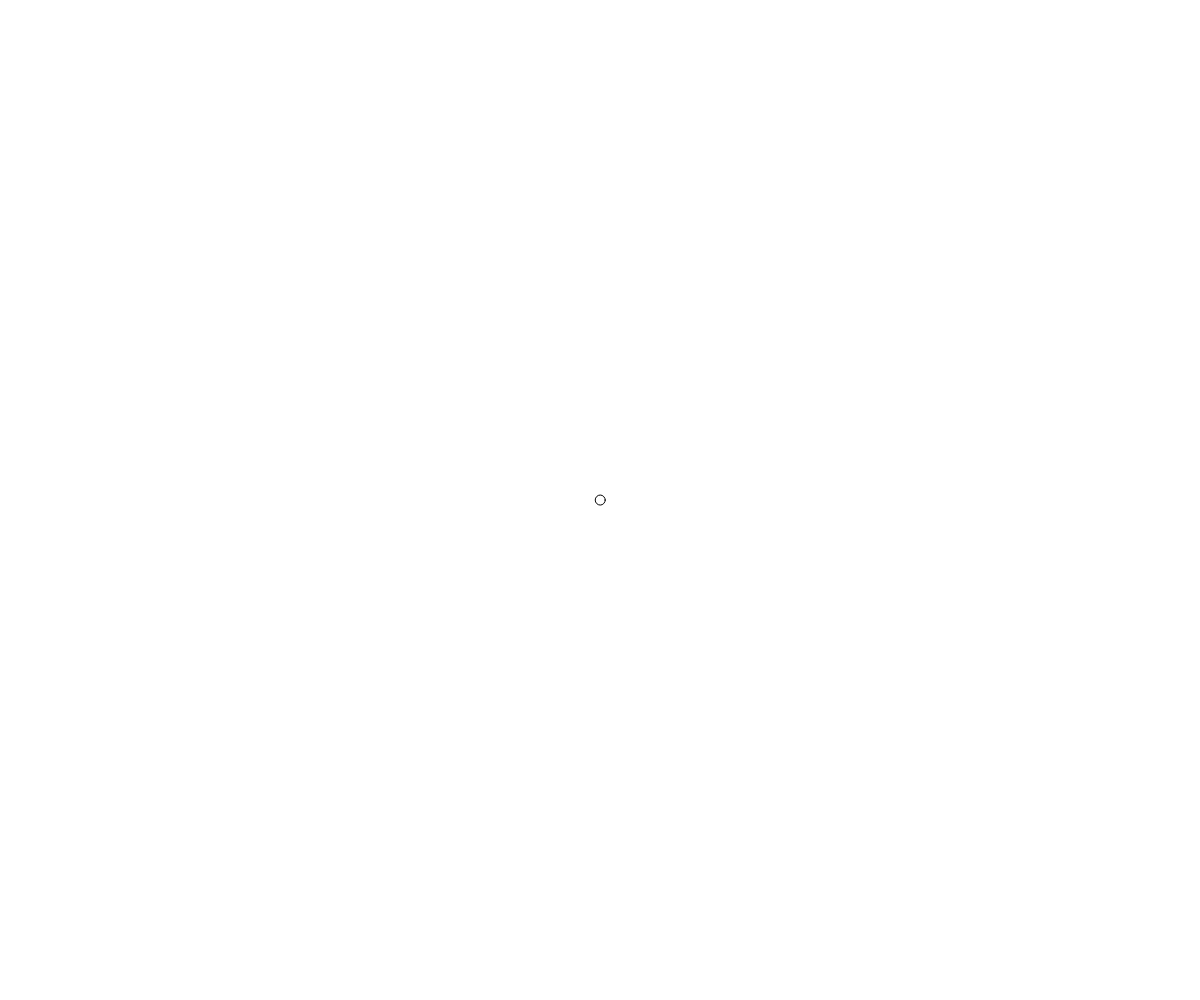
Frame 1 (no input)
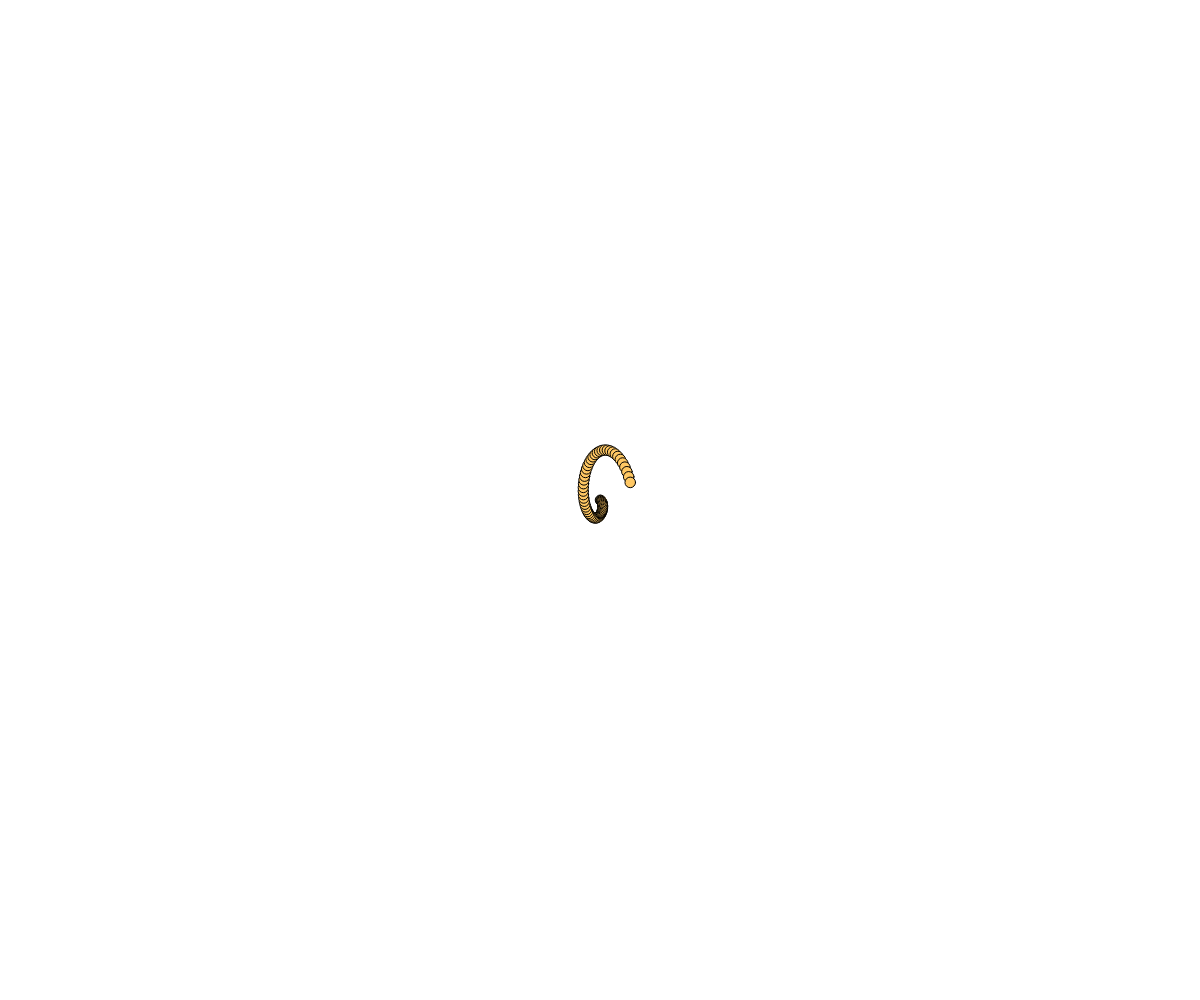
Frame 60 (no input)
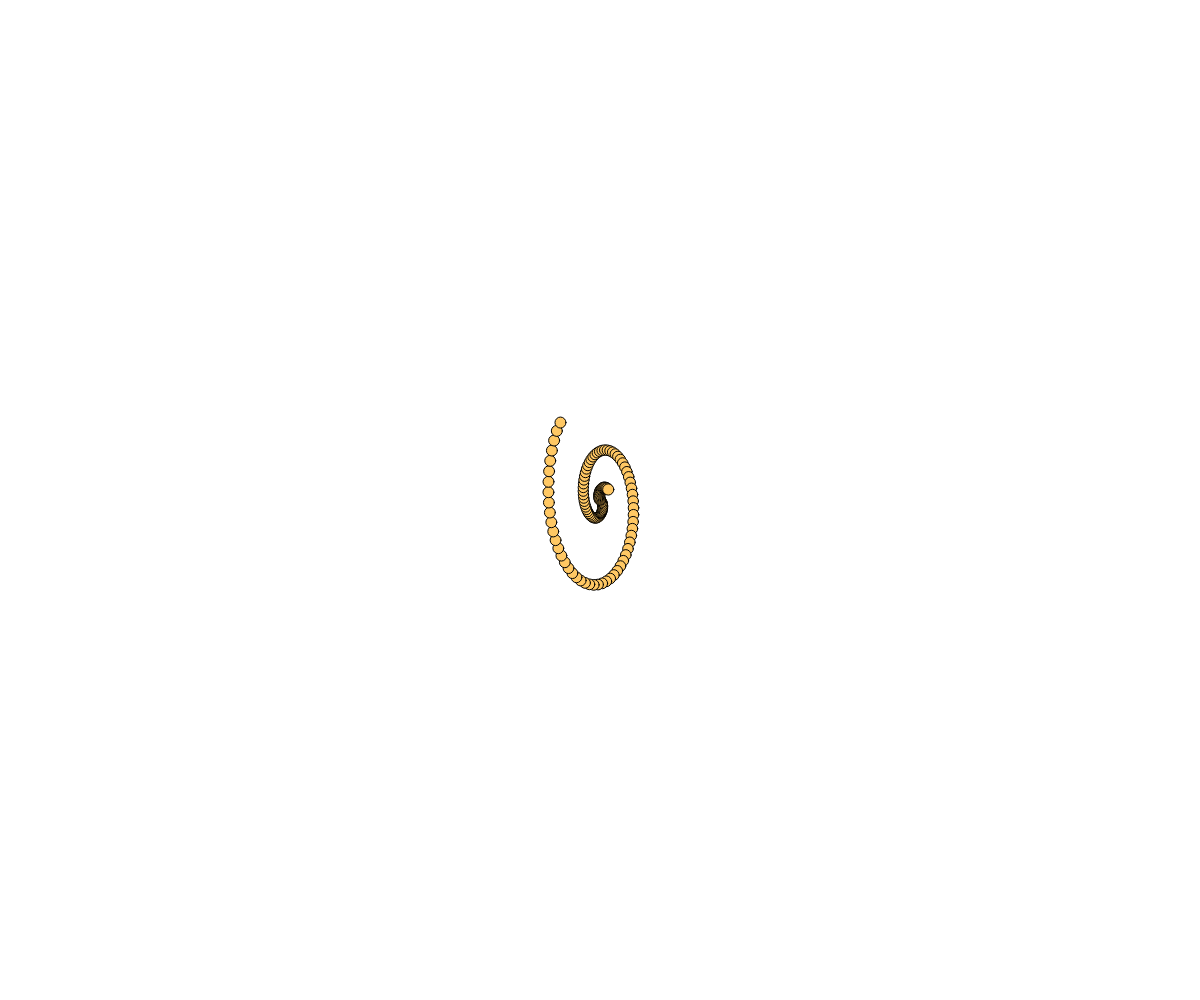
Frame 120 (the mouse pressed at the canvas centre since frame 60)

The p5.js sketch that drew these frames (run headless with seeded random() and noise() and a simulated clock; from frame 60 on, the mouse is pressed at the canvas centre):

// p5.js sketch
// ── sketch.js
let x, y;
let angle = 0;
let spiralRadius = 0;
let spiralRadius2 = 10;
let size = 10;
let sizeIncrement = 0.01;
let a, b, c;
let d, e, f;

function setup() {
  createCanvas(windowWidth, windowHeight);
  x = width / 2;
  y = height / 2;
}

a = 300;
b = 200;
c = 100;

function draw() {
  spiralRadius += 0.05;
  angle += 0.1;
  x = width / 2 + (cos(angle) * spiralRadius * size) / 2;
  y = height / 2 + sin(angle) * spiralRadius * size;
  ellipse(x, y, size, size);
  fill(a, b, c);
  size += sizeIncrement;

  if (size > 100) {
    sizeIncrement = -sizeIncrement * 2;
  } else {
    sizeIncrement = 0.01;
  }

  if (spiralRadius > 10) {
    spiralRadius = spiralRadius2;
    spiralRadius2 -= spiralRadius;
    a = d - 50;
    b = e - 50;
    c = f - 50;
    fill(d, e, f);
  } else {
    spiralRadius = spiralRadius + 0.05;
  }
}
